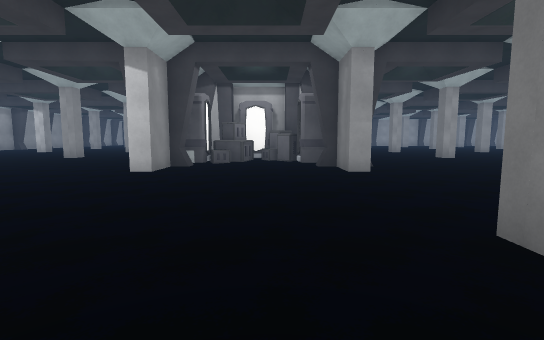
view 1 (above)

24 first-person views from a walk through a 3-D level made in the Unity game engine. The camera is 1.5 m above the floor, tilts 6° down and sees 85° across. The floor is counted in squares, 2 m on a side. Each view is taken from the middle of a square. On the plan, view 1 faces up. The plan holds only what a view shows up to about 10 squares ahead; the rest is blank. The place goes on beyond the plan. The player character is not drawn. Door leaves are left out, so doorways stand open. Some surface patterns are stand-ins.

view 2
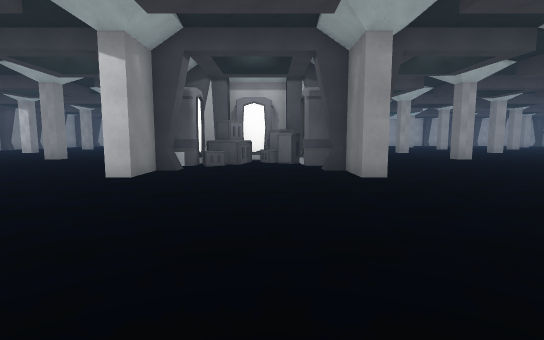

view 3
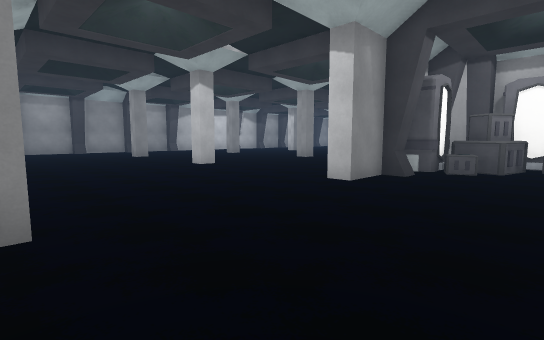

view 4
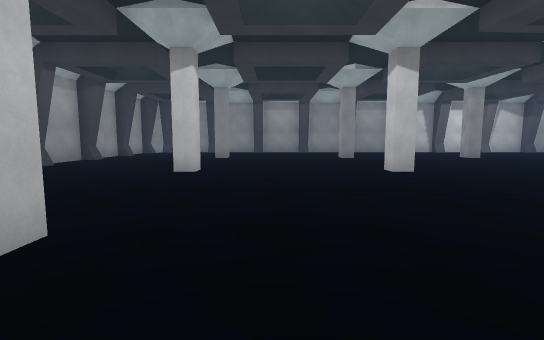

view 5
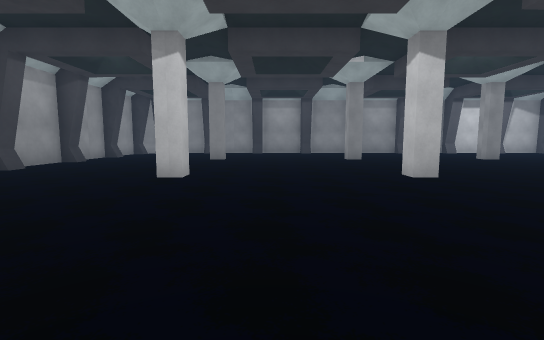

view 6
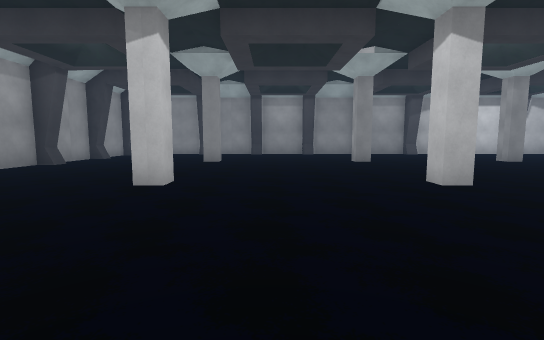

view 7
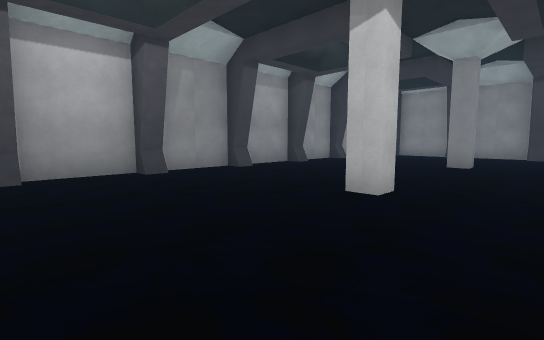

view 8
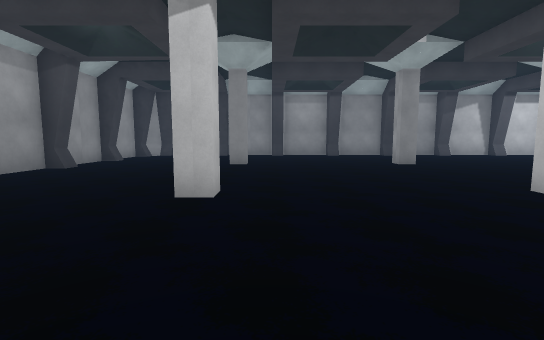

view 9
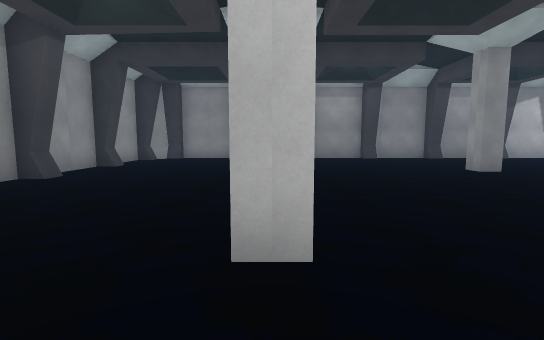

view 10
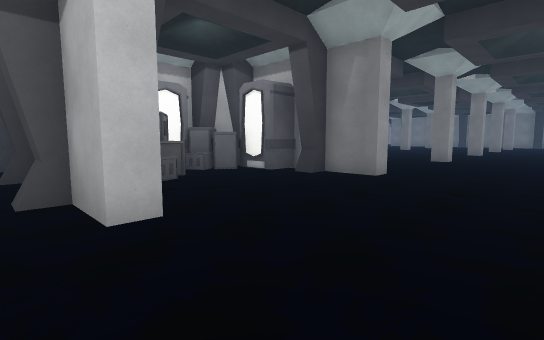

view 11
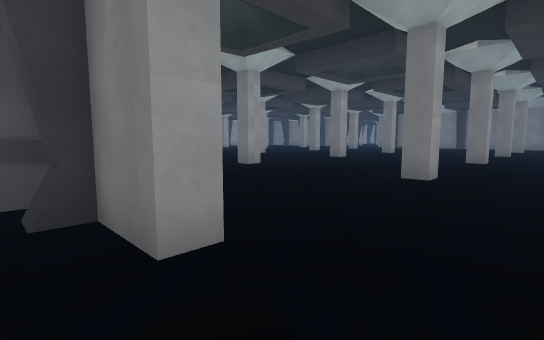

view 12
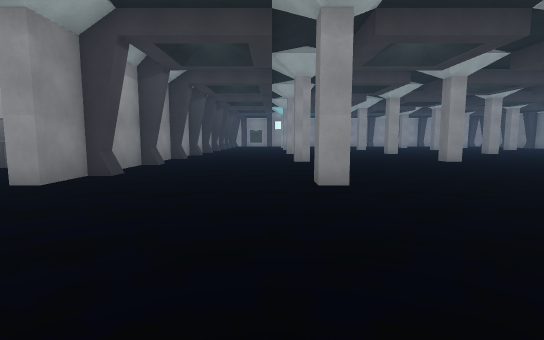

view 13
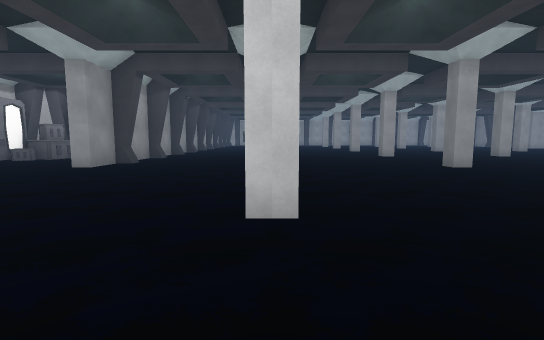

view 14
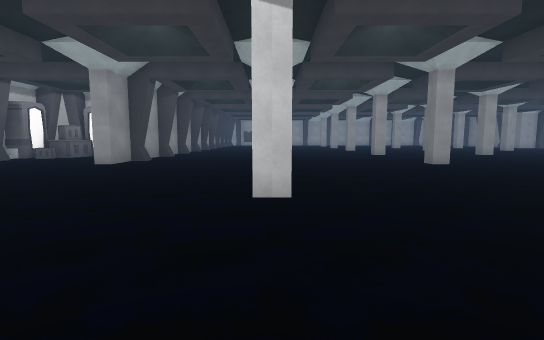

view 15
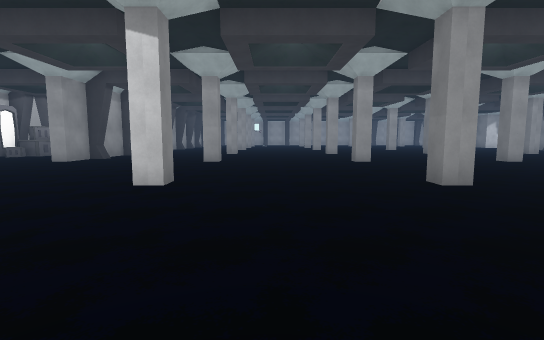

view 16
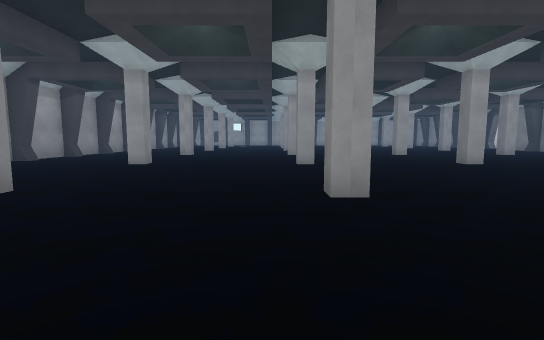

view 17
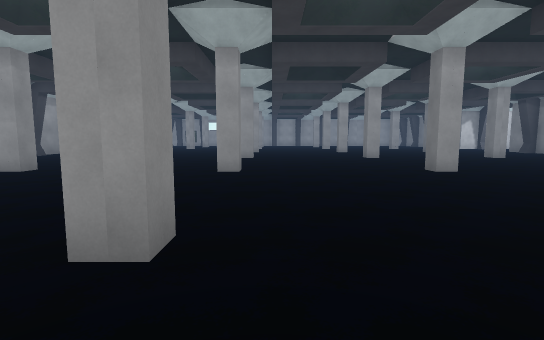

view 18
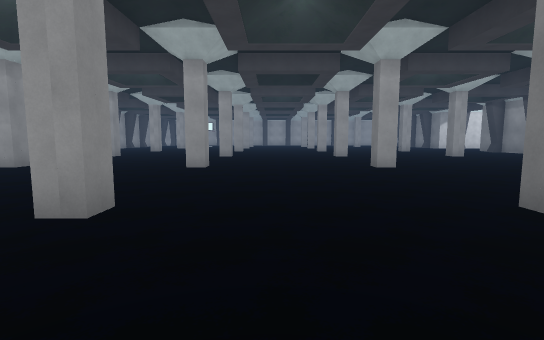

view 19
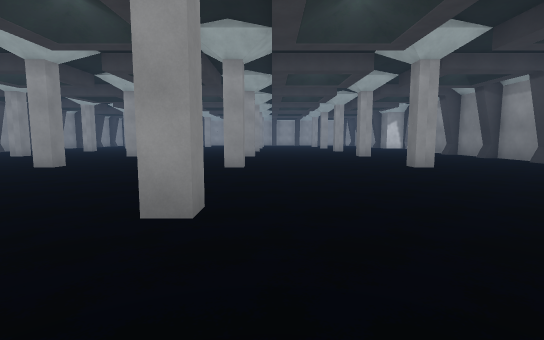

view 20
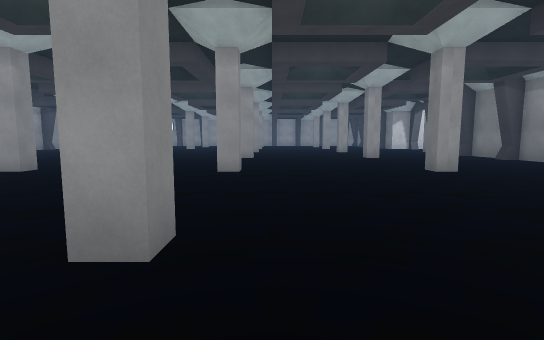

view 21
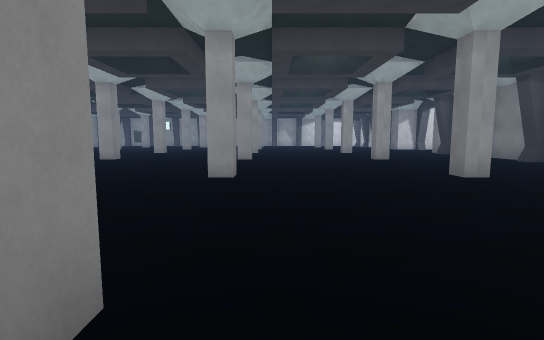

view 22
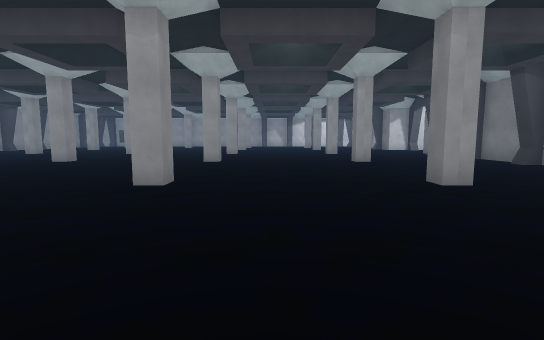

view 23
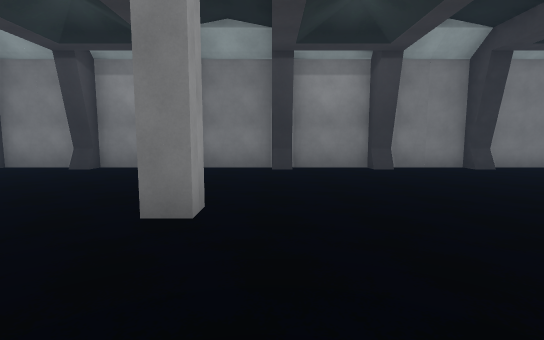

view 24
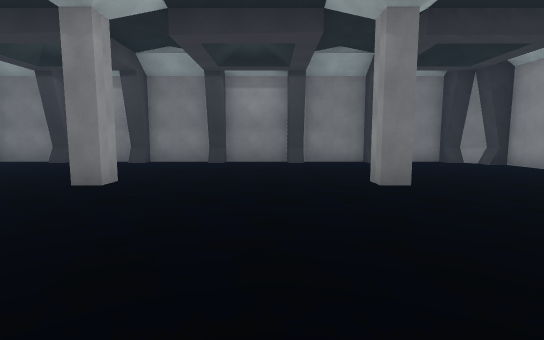

### Floor plan
Points are (right, up) in squares from view 1. A wall is a line through its corners. A room is listed if a view was taken in it or the views show most of it. See-through windows are left out.
Room 1 (views 1, 2, 3, 4, 5, 6, 7, 8, 9, 10, 11)
walls: (-7.1, -2.5) (-6.5, -2.5); (-6.6, -2.7) (-4.5, -2.7); (-9, -2.7) (-7.1, -2.7); (-9.6, -2.5) (-9, -2.5); (-8.4, 2.3) (-7.7, 2.3) (-7.7, 1.8); (-11.5, -2.7) (-9.7, -2.7); (-3.2, 2.3) (-2.8, 2.3); (-12, -2.5) (-11.5, -2.5); (-13.2, 2.3) (-12.8, 2.3) (-12.8, 1.8); (-14, -2.7) (-12.2, -2.7); (-14.5, -2.5) (-14, -2.5); (-7.7, 7.4) (-7.7, 6.7) (-8.2, 6.7); (-16, -2.7) (-15, -2.7); (1.8, 1.8) (1.8, 2.2); (-3.6, 8) (-3.6, 8.5); (-2.7, 8.1) (-2.7, 6.7) (-3.2, 6.7) (-3.2, 8); (-12.8, 7.4) (-12.8, 6.7) (-13.2, 6.7); (-2.5, 8.5) (-2.5, 8); (-3.6, 10.5) (-3.6, 11); (2.3, 6.7) (1.8, 6.7) (1.8, 8); (1.5, 8) (1.5, 8.5); (-2, 11.5) (-2.3, 11.1); (-12.8, 12.4) (-12.8, 11.8)
ways out: opening at (2.8, 4) to room 2
objects: other object (-2, 9); crate (-1, 9); crate (-1, 10); other object (-1, 11); crate (0, 10); crate (0, 11); other object (1, 9); crate (1, 10)
Room 2 (views 12, 13, 14, 15, 16, 17, 18, 19, 20, 21, 22, 23, 24)
walls: (12.3, 2.2) (12.3, 1.7) (11.8, 1.7) (11.8, 2.2); (17.3, 2.2) (17.3, 1.7) (16.8, 1.7); (12.3, 7.2) (12.3, 6.7) (11.8, 6.7) (11.8, 7.2); (17.3, 7.2) (17.3, 6.7) (16.8, 6.7) (16.8, 7.2); (7.3, 2.2) (7.3, 1.7) (6.8, 1.7); (7.3, 7.2) (7.3, 6.7) (6.8, 6.7) (6.8, 7.2); (21.8, 1.6) (21.8, 2.3) (22.2, 2.3); (12.4, 11.7) (11.8, 11.7); (22.4, 6.7) (21.8, 6.7) (21.8, 7.2); (17.4, 11.7) (16.8, 11.7); (7.4, 11.7) (6.8, 11.7) (6.8, 12.2); (24.3, -2.7) (25.5, -2.7); (22.4, 11.7) (21.8, 11.7); (26.4, 2.9) (26.4, 3.5); (26.4, 5.5) (26.4, 6); (2.6, 8.5) (2.6, 8); (26.4, 0.4) (26.4, 1); (26.7, 3.4) (26.7, 5.5); (2.3, 8) (2.3, 6.7); (25.5, -2.5) (26, -2.5) (26.4, -2) (26.4, -1.5); (26.7, 0.9) (26.7, 3); (26.7, 6) (26.7, 8); (26.4, 7.9) (26.4, 8.5); (26.7, -1.6) (26.7, 0.4); (26.7, 8.6) (26.7, 10.5) (26.4, 10.5) (26.4, 11); (2.3, 10.5) (2.3, 9); (2.6, 11) (2.6, 10.5); (2.3, 12.1) (2.3, 11.6); (26.7, 11.1) (26.7, 12.5)
ways out: opening at (2.8, 4) to room 1

Positions as (right, up) in squares from view 1, and headings:
1: (0, 0), facing up
2: (0, 1), facing up
3: (0, 2), facing up-left
4: (-1, 4), facing left
5: (-2, 4), facing left
6: (-3, 4), facing left
7: (-4, 4), facing down-left
8: (-4, 3), facing left
9: (-6, 2), facing left
10: (-4, 4), facing up-right
11: (1, 5), facing up-right
12: (6, 2), facing up
13: (7, -1), facing up
14: (7, -2), facing up
15: (9, -3), facing up
16: (11, -2), facing up
17: (13, 0), facing up
18: (14, -1), facing up
19: (18, -1), facing up
20: (18, 0), facing up
21: (18, 1), facing up
22: (19, 2), facing up
23: (19, 6), facing right
24: (17, 4), facing right
